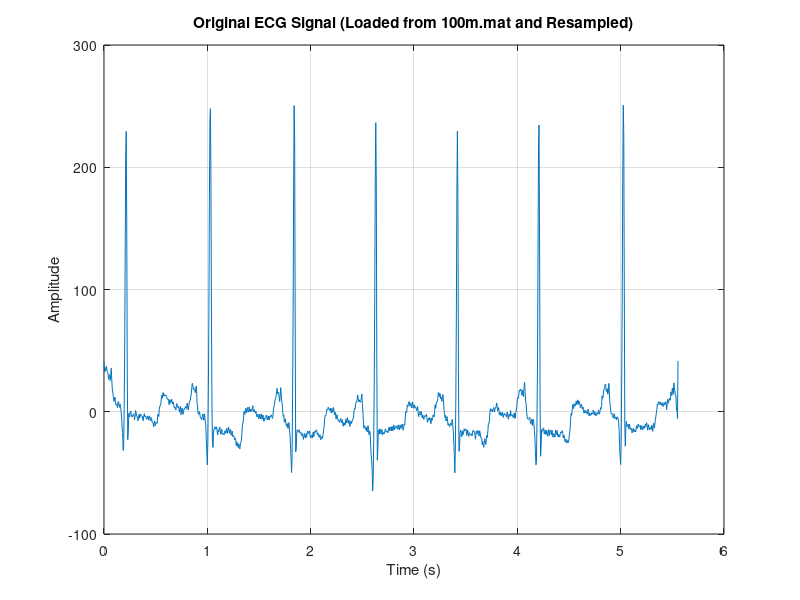
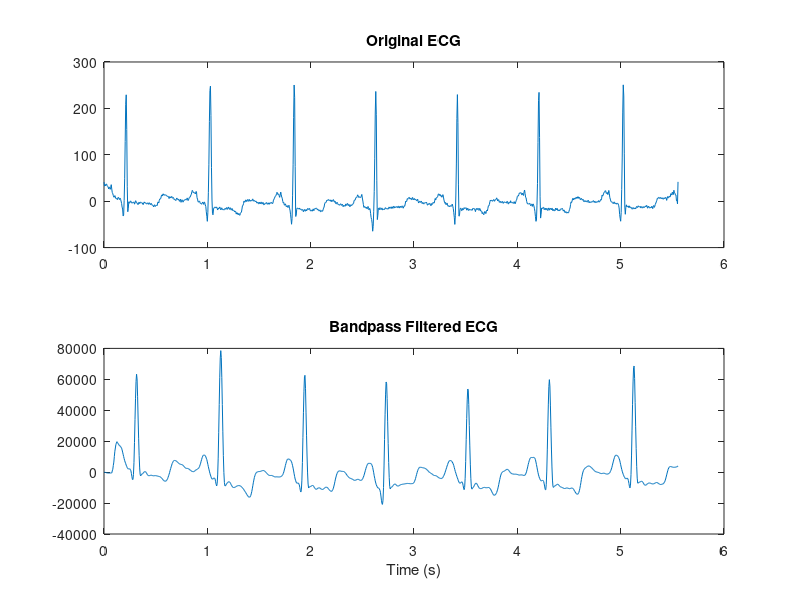
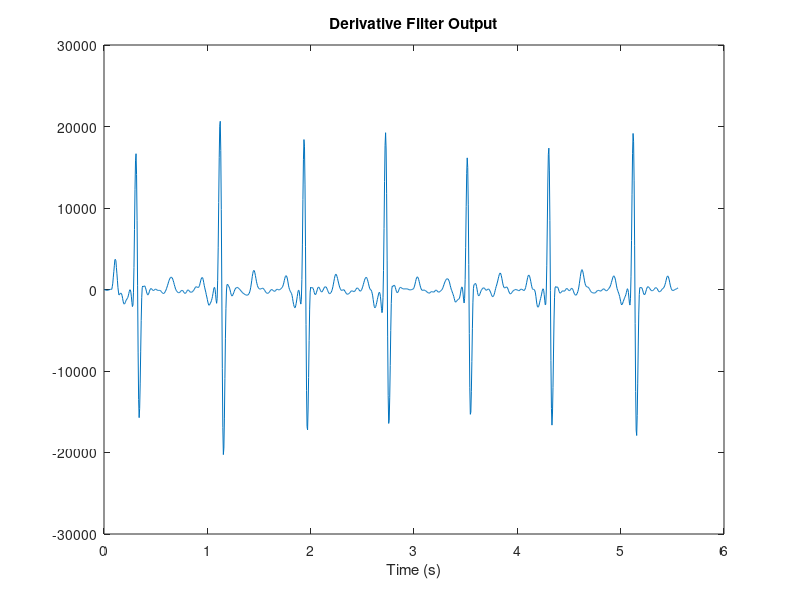
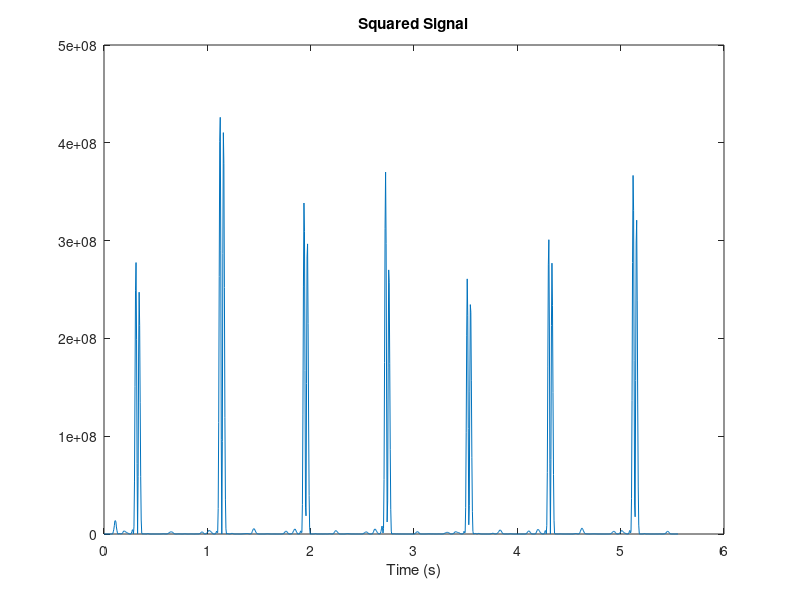

Recreate these plots in MATLAB, in order. (Note: this script raises an error after producing the figures.)

clear;
close all;
clc;

%% 1. Data Loading and Preprocessing

load('100m.mat');

% The signal is typically in the first column of the 'val' matrix.

ecg_original = val(1, 1:2000); % we are use the first 2000 samples

% The original sampling frequency of MIT-BIH data is 360 Hz.
Fs_original = 360;

% The Pan-Tompkins algorithm is designed for a 200 Hz sampling rate.
Fs = 200;
ecg = resample(ecg_original, Fs, Fs_original);

% Create the time vector for the resampled signal
tm = (0:length(ecg)-1) / Fs;

% Remove the baseline wander by subtracting the mean
ecg = ecg - mean(ecg);

figure;
plot(tm, ecg);
title('Original ECG Signal (Loaded from 100m.mat and Resampled)');
xlabel('Time (s)');
ylabel('Amplitude');
grid on;

%% 2. Pan-Tompkins Algorithm Implementation

% --- Stage 1: Bandpass Filter ---  high-pass filter to achieve a passband of 5-12 Hz.

% Low-pass filter: H(z) = (1 - z^-6)^2 / (1 - z^-1)^2
b_lp = [1, 0, 0, 0, 0, 0, -2, 0, 0, 0, 0, 0, 1];
a_lp = [1, -2, 1];
ecg_lp = filter(b_lp, a_lp, ecg);
delay_lp = 6; % Delay in samples

% High-pass filter: H(z) = (-1 + 32z^-16 + z^-32) / (1 + z^-1)
b_hp = [-1, zeros(1,15), 32, zeros(1,15), 1];
a_hp = [1, 1];
ecg_hp = filter(b_hp, a_hp, ecg_lp);
delay_hp = 16;

ecg_bp = ecg_hp;
total_delay = delay_lp + delay_hp;

figure;
subplot(2,1,1);
plot(tm, ecg);
title('Original ECG');
subplot(2,1,2);
plot(tm, ecg_bp);
title('Bandpass Filtered ECG');
xlabel('Time (s)');

% --- Stage 2: Derivative Filter ---
% H(z) = (1/8T) * (-z^-2 - 2z^-1 + 2z^1 + z^2)
% This is a 5-point derivative. For causality, we will use a delayed version.
% y(n) = (1/8) * [2*x(n) + x(n-1) - x(n-3) - 2*x(n-4)]
b_d = (1/8) * [2, 1, 0, -1, -2];
a_d = 1;
ecg_der = filter(b_d, a_d, ecg_bp);
delay_d = 2; % Delay in samples
total_delay = total_delay + delay_d;

figure;
plot(tm, ecg_der);
title('Derivative Filter Output');
xlabel('Time (s)');

% --- Stage 3: Squaring ---
ecg_sq = ecg_der.^2;

figure;
plot(tm, ecg_sq);
title('Squared Signal');
xlabel('Time (s)');

% --- Stage 4: Moving Window Integration ---
% Window size N should be approx. the width of the widest QRS complex.
% In paper 150 ms. At Fs=200Hz, N = 0.150 * 200 = 30 samples.
N = 30;
b_mwi = (1/N) * ones(1, N);
a_mwi = 1;
ecg_mwi = filter(b_mwi, a_mwi, ecg_sq);
delay_mwi = (N-1)/2;
total_delay = total_delay + delay_mwi;

figure;
plot(tm, ecg_mwi);
title('Moving Window Integration Output');
xlabel('Time (s)');

% --- Stage 5: Fiducial Mark Detection (Thresholding) ---
% This is a simplified version of the paper's adaptive thresholding for clarity.

peaks = [];
peak_locs = [];
threshold = 0.5 * max(ecg_mwi); % Initial simple threshold

for i = 2:length(ecg_mwi)-1
    if ecg_mwi(i) > ecg_mwi(i-1) && ecg_mwi(i) > ecg_mwi(i+1) && ecg_mwi(i) > threshold
        peaks = [peaks, ecg_mwi(i)];
        peak_locs = [peak_locs, i];
    end
end

% Adjust locations for the total filter delay
qrs_locs_pt = round(peak_locs - total_delay);
qrs_locs_pt(qrs_locs_pt <= 0) = []; % Remove non-positive indices

figure;
plot(tm, ecg);
hold on;
plot(tm(qrs_locs_pt), ecg(qrs_locs_pt), 'ro', 'MarkerFaceColor', 'r');
title('QRS Detection using Pan-Tompkins');
xlabel('Time (s)');
legend('ECG Signal', 'Detected QRS');


%% 3. DSP Analysis of Filters

% --- Low-pass Filter Analysis ---
[h_lp, w_lp] = freqz(b_lp, a_lp, 1024, Fs);
[gd_lp, w_gd_lp] = grpdelay(b_lp, a_lp, 1024, Fs);

figure;
subplot(3,1,1);
plot(w_lp, 20*log10(abs(h_lp)));
title('Low-pass Filter - Magnitude Response');
ylabel('Magnitude (dB)');
grid on;

subplot(3,1,2);
plot(w_lp, unwrap(angle(h_lp)));
title('Low-pass Filter - Phase Response');
ylabel('Phase (rad)');
grid on;

subplot(3,1,3);
plot(w_gd_lp, gd_lp);
title('Low-pass Filter - Group Delay');
ylabel('Delay (samples)');
xlabel('Frequency (Hz)');
grid on;


% --- High-pass Filter Analysis ---
[h_hp, w_hp] = freqz(b_hp, a_hp, 1024, Fs);
[gd_hp, w_gd_hp] = grpdelay(b_hp, a_hp, 1024, Fs);

figure;
subplot(3,1,1);
plot(w_hp, 20*log10(abs(h_hp)));
title('High-pass Filter - Magnitude Response');
ylabel('Magnitude (dB)');
grid on;

subplot(3,1,2);
plot(w_hp, unwrap(angle(h_hp)));
title('High-pass Filter - Phase Response');
ylabel('Phase (rad)');
grid on;

subplot(3,1,3);
plot(w_gd_hp, gd_hp);
title('High-pass Filter - Group Delay');
ylabel('Delay (samples)');
xlabel('Frequency (Hz)');
grid on;


% --- Bandpass Filter Analysis (Cascade of LP and HP) ---
h_bp = h_lp .* h_hp;

figure;
subplot(3,1,1);
plot(w_lp, 20*log10(abs(h_bp))); % using w_lp = w_hp = Fs-resolved
title('Bandpass Filter - Magnitude Response');
ylabel('Magnitude (dB)');
grid on;

subplot(3,1,2);
plot(w_lp, unwrap(angle(h_bp)));
title('Bandpass Filter - Phase Response');
ylabel('Phase (rad)');
grid on;

subplot(3,1,3);
plot(w_lp, gd_lp + gd_hp); % Combined group delay
title('Bandpass Filter - Group Delay');
ylabel('Delay (samples)');
xlabel('Frequency (Hz)');
grid on;


% --- Pole-Zero Plots ---
figure;
subplot(1,2,1);
zplane(b_lp, a_lp);
title('Low-pass Filter');

subplot(1,2,2);
zplane(b_hp, a_hp);
title('High-pass Filter');
sgtitle('Pole-Zero Plots for Bandpass Filter Components');

% Combine filters for total BP zplane
b_bp = conv(b_lp, b_hp);
a_bp = conv(a_lp, a_hp);
figure;
zplane(b_bp, a_bp);
title('Pole-Zero Plot - Combined Bandpass Filter');



% --- Derivative Filter Analysis ---
[h_d, w_d] = freqz(b_d, a_d, 1024, Fs);
figure;
subplot(3,1,1);
plot(w_d, 20*log10(abs(h_d)));
title('Derivative Filter - Magnitude Response');
ylabel('Magnitude (dB)');
grid on;

subplot(3,1,2);
plot(w_d, unwrap(angle(h_d)));
title('Derivative Filter - Phase Response');
ylabel('Phase (rad)');
grid on;

subplot(3,1,3);
[gd_d, w_gd_d] = grpdelay(b_d, a_d, 1024, Fs);
plot(w_gd_d, gd_d);
title('Derivative Filter - Group Delay');
ylabel('Delay (samples)');
xlabel('Frequency (Hz)');
grid on;

figure;
zplane(b_d, a_d);
title('Pole-Zero Plot - Derivative Filter');


% --- Moving Window Integrator Analysis ---
[h_mwi, w_mwi] = freqz(b_mwi, a_mwi, 1024, Fs);
figure;
subplot(3,1,1);
plot(w_mwi, 20*log10(abs(h_mwi)));
title('MWI - Magnitude Response');
ylabel('Magnitude (dB)');
grid on;

subplot(3,1,2);
plot(w_mwi, unwrap(angle(h_mwi)));
title('MWI - Phase Response');
ylabel('Phase (rad)');
grid on;

subplot(3,1,3);
[gd_mwi, w_gd_mwi] = grpdelay(b_mwi, a_mwi, 1024, Fs);
plot(w_gd_mwi, gd_mwi);
title('MWI - Group Delay');
ylabel('Delay (samples)');
xlabel('Frequency (Hz)');
grid on;

figure;
zplane(b_mwi, a_mwi);
title('Pole-Zero Plot - Moving Window Integrator');


%% 4. Adaptive Thresholding Using LMS

%  The output of this filter will be our adaptive threshold.

% We will use the detected peaks from the MWI stage as input to the LMS.
lms = dsp.LMSFilter(1, 'StepSize', 0.05); % Length=1, mu=0.05
desired = [0; peaks(1:end-1)']; 
[y_lms, err, w_lms] = lms(peaks', desired);

adaptive_threshold = y_lms;

% Now, re-detect peaks using the adaptive threshold
lms_peaks = [];
lms_peak_locs = [];
adaptive_threshold_full = zeros(1, length(ecg_mwi));
last_lms_peak_idx = 1;

for i = 2:length(ecg_mwi)-1
    % Find the threshold corresponding to the most recent detected QRS
    if ~isempty(peak_locs) && i > peak_locs(last_lms_peak_idx) && last_lms_peak_idx < length(peaks)
        last_lms_peak_idx = last_lms_peak_idx + 1;
    end
    current_threshold_val = adaptive_threshold(last_lms_peak_idx);
    
    % Use a fraction of the predicted peak height as the threshold
    current_threshold = 0.5 * current_threshold_val;
    adaptive_threshold_full(i) = current_threshold;

    if ecg_mwi(i) > ecg_mwi(i-1) && ecg_mwi(i) > ecg_mwi(i+1) && ecg_mwi(i) > current_threshold
        lms_peaks = [lms_peaks, ecg_mwi(i)];
        lms_peak_locs = [lms_peak_locs, i];
    end
end

% Adjust locations for delay
qrs_locs_lms = round(lms_peak_locs - total_delay);
qrs_locs_lms(qrs_locs_lms <= 0) = [];

figure;
plot(tm, ecg);
hold on;
plot(tm(qrs_locs_lms), ecg(qrs_locs_lms), 'go', 'MarkerFaceColor', 'g');
title('QRS Detection using LMS Adaptive Threshold');
xlabel('Time (s)');
legend('ECG Signal', 'Detected QRS (LMS)');


%% 5. Performance Evaluation with Synthetic Ground Truth
% based on the Pan-Tompkins detections with some variations

true_positives = qrs_locs_pt;
false_negatives = true_positives(randperm(length(true_positives), floor(length(true_positives)*0.1))); % 10% FN
false_positives = randperm(length(ecg), floor(length(true_positives)*0.15)); % 15% FP
false_positives(false_positives < 50 | false_positives > length(ecg)-50) = []; % Remove edge cases

ground_truth = union(setdiff(true_positives, false_negatives), false_positives);
ground_truth = sort(ground_truth);

% Tolerance window (100ms)
tolerance = round(0.1 * Fs);

% Function to calculate metrics
calc_metrics = @(detected, truth) ...
    struct(...
    'TP', sum(arrayfun(@(x) any(abs(truth - x) <= tolerance), detected)), ...
    'FP', sum(arrayfun(@(x) ~any(abs(truth - x) <= tolerance), detected)), ...
    'FN', sum(arrayfun(@(x) ~any(abs(detected - x) <= tolerance), truth)) ...
    );

% Calculate metrics for both methods on clean ECG
metrics_pt_clean = calc_metrics(qrs_locs_pt, ground_truth);
metrics_lms_clean = calc_metrics(qrs_locs_lms, ground_truth);

% Calculate performance metrics
sensitivity_pt_clean = metrics_pt_clean.TP / (metrics_pt_clean.TP + metrics_pt_clean.FN);
ppv_pt_clean = metrics_pt_clean.TP / (metrics_pt_clean.TP + metrics_pt_clean.FP);
f1_pt_clean = 2 * (ppv_pt_clean * sensitivity_pt_clean) / (ppv_pt_clean + sensitivity_pt_clean);

sensitivity_lms_clean = metrics_lms_clean.TP / (metrics_lms_clean.TP + metrics_lms_clean.FN);
ppv_lms_clean = metrics_lms_clean.TP / (metrics_lms_clean.TP + metrics_lms_clean.FP);
f1_lms_clean = 2 * (ppv_lms_clean * sensitivity_lms_clean) / (ppv_lms_clean + sensitivity_lms_clean);

%% 6. Evaluation on Noisy ECG
% Add noise to the ECG signal
noise_power = 0.5 * var(ecg); % Moderate noise level
ecg_noisy = ecg + sqrt(noise_power) * randn(size(ecg));

% Run both algorithms on noisy ECG
% --- Pan-Tompkins on noisy ECG ---
ecg_bp_noisy = filter(b_hp, a_hp, filter(b_lp, a_lp, ecg_noisy));
ecg_der_noisy = filter(b_d, a_d, ecg_bp_noisy);
ecg_sq_noisy = ecg_der_noisy.^2;
ecg_mwi_noisy = filter(b_mwi, a_mwi, ecg_sq_noisy);

% Simple thresholding for noisy version
peaks_noisy = [];
peak_locs_noisy = [];
threshold_noisy = 0.3 * max(ecg_mwi_noisy); % Lower threshold for noisy signal

for i = 2:length(ecg_mwi_noisy)-1
    if ecg_mwi_noisy(i) > ecg_mwi_noisy(i-1) && ecg_mwi_noisy(i) > ecg_mwi_noisy(i+1) && ecg_mwi_noisy(i) > threshold_noisy
        peaks_noisy = [peaks_noisy, ecg_mwi_noisy(i)];
        peak_locs_noisy = [peak_locs_noisy, i];
    end
end
qrs_locs_pt_noisy = round(peak_locs_noisy - total_delay);
qrs_locs_pt_noisy(qrs_locs_pt_noisy <= 0) = [];

% --- LMS-enhanced on noisy ECG ---
% Find peaks for LMS input
peaks_for_lms_noisy = [];
peak_locs_for_lms_noisy = [];
init_threshold_noisy = 0.3 * max(ecg_mwi_noisy);

for i = 2:length(ecg_mwi_noisy)-1
    if ecg_mwi_noisy(i) > ecg_mwi_noisy(i-1) && ecg_mwi_noisy(i) > ecg_mwi_noisy(i+1) && ecg_mwi_noisy(i) > init_threshold_noisy
        peaks_for_lms_noisy = [peaks_for_lms_noisy, ecg_mwi_noisy(i)];
        peak_locs_for_lms_noisy = [peak_locs_for_lms_noisy, i];
    end
end

% Run LMS on noisy peaks
if ~isempty(peaks_for_lms_noisy)
    desired_noisy = [0; peaks_for_lms_noisy(1:end-1)'];
    [y_lms_noisy, err_noisy, w_lms_noisy] = lms(peaks_for_lms_noisy', desired_noisy);
    adaptive_threshold_noisy = y_lms_noisy;
else
    adaptive_threshold_noisy = init_threshold_noisy * ones(size(ecg_mwi_noisy));
end

% Detect with adaptive threshold
lms_peaks_noisy = [];
lms_peak_locs_noisy = [];
last_lms_peak_idx_noisy = 1;

for i = 2:length(ecg_mwi_noisy)-1
    if ~isempty(peak_locs_for_lms_noisy) && i > peak_locs_for_lms_noisy(last_lms_peak_idx_noisy) && last_lms_peak_idx_noisy < length(peaks_for_lms_noisy)
        last_lms_peak_idx_noisy = last_lms_peak_idx_noisy + 1;
    end
    current_threshold_val_noisy = adaptive_threshold_noisy(last_lms_peak_idx_noisy);
    current_threshold_noisy = 0.4 * current_threshold_val_noisy; % More conservative threshold

    if ecg_mwi_noisy(i) > ecg_mwi_noisy(i-1) && ecg_mwi_noisy(i) > ecg_mwi_noisy(i+1) && ecg_mwi_noisy(i) > current_threshold_noisy
        lms_peaks_noisy = [lms_peaks_noisy, ecg_mwi_noisy(i)];
        lms_peak_locs_noisy = [lms_peak_locs_noisy, i];
    end
end

qrs_locs_lms_noisy = round(lms_peak_locs_noisy - total_delay);
qrs_locs_lms_noisy(qrs_locs_lms_noisy <= 0) = [];

% Calculate metrics for noisy ECG
metrics_pt_noisy = calc_metrics(qrs_locs_pt_noisy, ground_truth);
metrics_lms_noisy = calc_metrics(qrs_locs_lms_noisy, ground_truth);

sensitivity_pt_noisy = metrics_pt_noisy.TP / (metrics_pt_noisy.TP + metrics_pt_noisy.FN);
ppv_pt_noisy = metrics_pt_noisy.TP / (metrics_pt_noisy.TP + metrics_pt_noisy.FP);
f1_pt_noisy = 2 * (ppv_pt_noisy * sensitivity_pt_noisy) / (ppv_pt_noisy + sensitivity_pt_noisy);

sensitivity_lms_noisy = metrics_lms_noisy.TP / (metrics_lms_noisy.TP + metrics_lms_noisy.FN);
ppv_lms_noisy = metrics_lms_noisy.TP / (metrics_lms_noisy.TP + metrics_lms_noisy.FP);
f1_lms_noisy = 2 * (ppv_lms_noisy * sensitivity_lms_noisy) / (ppv_lms_noisy + sensitivity_lms_noisy);

%% 7. Display Results
fprintf('\n=== Performance on Clean ECG ===\n');
fprintf('Method\t\tSensitivity\tPPV\t\tF1 Score\n');
fprintf('Pan-Tompkins\t%.3f\t\t%.3f\t\t%.3f\n', sensitivity_pt_clean, ppv_pt_clean, f1_pt_clean);
fprintf('LMS Enhanced\t%.3f\t\t%.3f\t\t%.3f\n', sensitivity_lms_clean, ppv_lms_clean, f1_lms_clean);

fprintf('\n=== Performance on Noisy ECG ===\n');
fprintf('Method\t\tSensitivity\tPPV\t\tF1 Score\n');
fprintf('Pan-Tompkins\t%.3f\t\t%.3f\t\t%.3f\n', sensitivity_pt_noisy, ppv_pt_noisy, f1_pt_noisy);
fprintf('LMS Enhanced\t%.3f\t\t%.3f\t\t%.3f\n', sensitivity_lms_noisy, ppv_lms_noisy, f1_lms_noisy);

%% 8. Visualization
figure;
subplot(2,1,1);
plot(tm, ecg);
hold on;
plot(tm(qrs_locs_pt), ecg(qrs_locs_pt), 'ro');
plot(tm(qrs_locs_lms), ecg(qrs_locs_lms), 'g*');
plot(tm(ground_truth), ecg(ground_truth), 'kx', 'MarkerSize', 8, 'LineWidth', 1.5);
title('Clean ECG: Detection Comparison');
legend('ECG', 'Pan-Tompkins', 'LMS Enhanced', 'Ground Truth');
xlabel('Time (s)');

subplot(2,1,2);
plot(tm, ecg_noisy);
hold on;
plot(tm(qrs_locs_pt_noisy), ecg_noisy(qrs_locs_pt_noisy), 'ro');
plot(tm(qrs_locs_lms_noisy), ecg_noisy(qrs_locs_lms_noisy), 'g*');
plot(tm(ground_truth), ecg_noisy(ground_truth), 'kx', 'MarkerSize', 8, 'LineWidth', 1.5);
title('Noisy ECG: Detection Comparison');
legend('ECG', 'Pan-Tompkins', 'LMS Enhanced', 'Ground Truth');
xlabel('Time (s)');

% Bar chart comparison
metrics_clean = [sensitivity_pt_clean, ppv_pt_clean, f1_pt_clean; 
                sensitivity_lms_clean, ppv_lms_clean, f1_lms_clean];
metrics_noisy = [sensitivity_pt_noisy, ppv_pt_noisy, f1_pt_noisy; 
                sensitivity_lms_noisy, ppv_lms_noisy, f1_lms_noisy];

figure;
subplot(1,2,1);
bar(metrics_clean);
set(gca, 'XTickLabel', {'Pan-Tompkins', 'LMS Enhanced'});
legend('Sensitivity', 'PPV', 'F1 Score');
title('Performance on Clean ECG');
ylim([0 1.1]);

subplot(1,2,2);
bar(metrics_noisy);
set(gca, 'XTickLabel', {'Pan-Tompkins', 'LMS Enhanced'});
legend('Sensitivity', 'PPV', 'F1 Score');
title('Performance on Noisy ECG');
ylim([0 1.1]);

